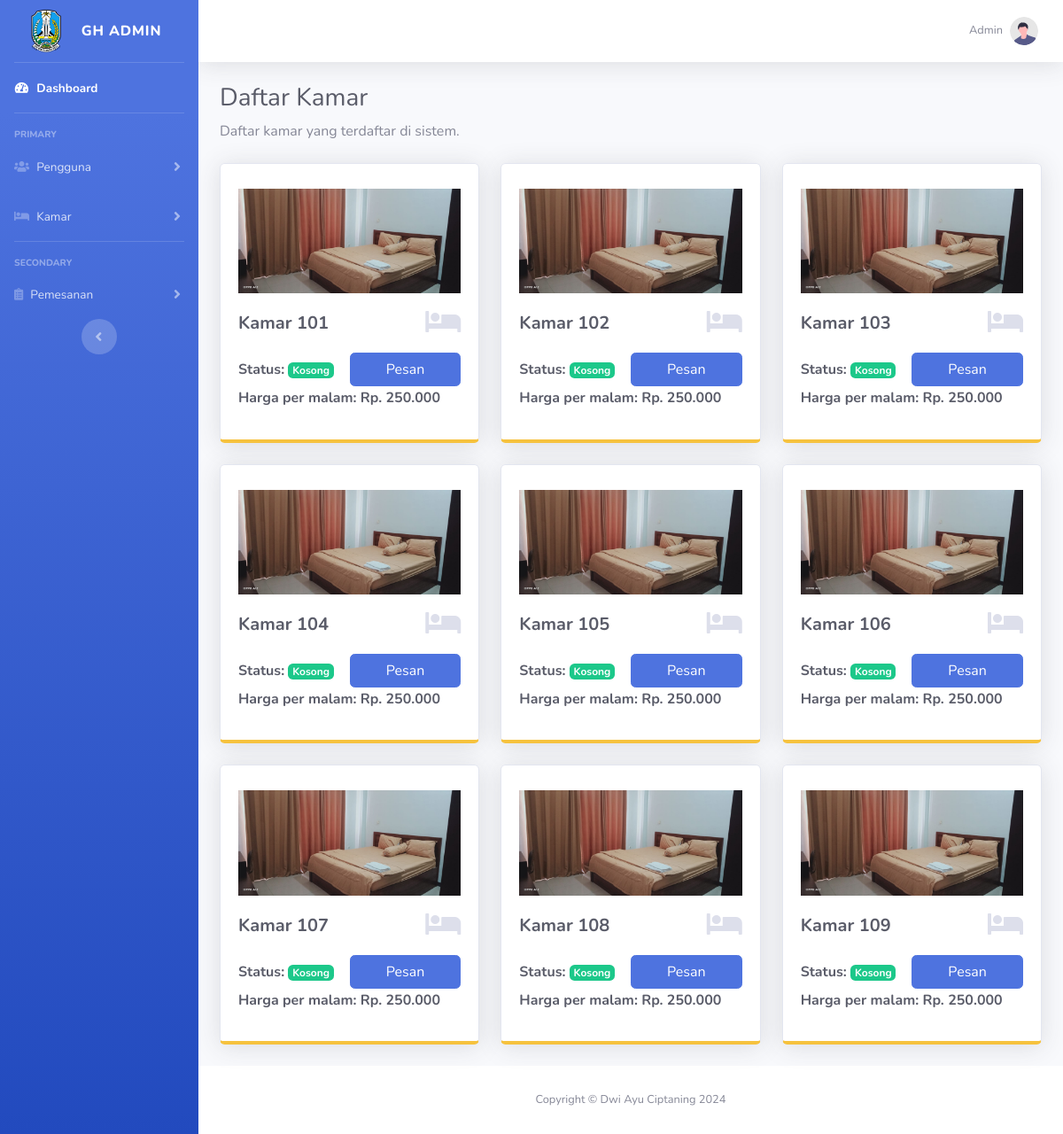
/kamar_pengguna.php (signed in), run on the app's committed database.
### tables this page shows
CREATE TABLE `rooms` (
  `id` int(11) NOT NULL,
  `room_number` int(11) DEFAULT NULL,
  `harga` int(10) NOT NULL,
  `status` varchar(20) DEFAULT 'available'
);

### kamar_pengguna.php (the view, shortened to what this page needs)
<?php
    include 'functions/koneksi.php';
    $query_kamar = mysqli_query($conn, "SELECT * FROM rooms");
    $query_hasil_kamar = mysqli_fetch_all($query_kamar, MYSQLI_ASSOC);
?>
<!DOCTYPE html>
<html lang="en">
<head>
    <link href="assets/admin/vendor/fontawesome-free/css/all.min.css" rel="stylesheet" type="text/css">
    <link href="assets/admin/css/sb-admin-2.min.css" rel="stylesheet">
    <link href="assets/admin/vendor/datatables/dataTables.bootstrap4.min.css" rel="stylesheet">
</head>
<body id="page-top">
    <div id="wrapper">
    <?php
        if($_SESSION['role'] == 'admin'){
        ?>
        <ul class="navbar-nav bg-gradient-primary sidebar sidebar-dark accordion" id="accordionSidebar">
            <a class="sidebar-brand d-flex align-items-center justify-content-center" href="index.php">
                <img src="assets/admin/img/pppbulutuban.png" alt="" width="50px">
                <div class="sidebar-brand-text mx-3">GH Admin</div>
            </a>
            <hr class="sidebar-divider my-0">
            <li class="nav-item active">
                <a class="nav-link" href="dashboard.php">
                    <i class="fas fa-fw fa-tachometer-alt"></i>
                    <span>Dashboard</span></a>
            </li>
            <hr class="sidebar-divider">
            <div class="sidebar-heading">
                Primary
            </div>
            <li class="nav-item">
                <a class="nav-link collapsed" href="#" data-toggle="collapse" data-target="#collapseTwo"
                    aria-expanded="true" aria-controls="collapseTwo">
                    <i class="fas fa-users"></i>
                    <span>Pengguna</span>
                </a>
            </li>
            <li class="nav-item">
                <a class="nav-link collapsed" href="#" data-toggle="collapse" data-target="#collapseUtilities"
                    aria-expanded="true" aria-controls="collapseUtilities">
                    <i class="fas fa-bed"></i>
                    <span>Kamar</span>
                </a>
            </li>
            <hr class="sidebar-divider">
            <div class="sidebar-heading">
                Secondary
            </div>
            <li class="nav-item">
                <a class="nav-link collapsed" href="#" data-toggle="collapse" data-target="#collapsePages"
                    aria-expanded="true" aria-controls="collapsePages">
                    <i class="fas fa-clipboard-list"></i>
                    <span>Pemesanan</span>
                </a>
            </li>
            <div class="text-center d-none d-md-inline">
                <button class="rounded-circle border-0" id="sidebarToggle"></button>
            </div>
        </ul>
        <?php
        }
        ?>
        <div id="content-wrapper" class="d-flex flex-column">
            <div id="content">
            <nav class="navbar navbar-expand navbar-light bg-white topbar mb-4 static-top shadow">
                <ul class="navbar-nav ml-auto">
                    <li class="nav-item dropdown no-arrow">
                        <a class="nav-link dropdown-toggle" href="#" id="userDropdown" role="button"
                            data-toggle="dropdown" aria-haspopup="true" aria-expanded="false">
                            <span class="mr-2 d-none d-lg-inline text-gray-600 small"><?= $_SESSION['nama'] ?? 'Guest' ?></span>
                            <img class="img-profile rounded-circle"
                                src="assets/admin/img/undraw_profile.svg">
                        </a>
                    </li>
                </ul>
            </nav>
                <div class="container-fluid">
                    <h1 class="h3 mb-2 text-gray-800">Daftar Kamar</h1>
                    <p class="mb-4">Daftar kamar yang terdaftar di sistem.</p>
                    <div class="row">
                        <?php
                            foreach($query_hasil_kamar as $kamar){
                        ?>
                        <div class="col-xl-4 col-md-6 mb-4">
                            <div class="card border-bottom-warning shadow h-100 py-2">
                                <div class="card-body">
                                    <img src="assets/admin/img/kamar.jpeg" alt="" width="100%" class="mb-3">
                                    <div class="row no-gutters align-items-center">
                                        <div class="col mr-2">
                                            <div class="h5 mb-0 font-weight-bold text-gray-800">Kamar <?= $kamar['room_number'] ?></div>
                                        </div>
                                        <div class="col-auto">
                                            <i class="fas fa-bed fa-2x text-gray-300"></i>
                                        </div>
                                    </div>
                                    <?php
                                    if($kamar['status'] == 'available'){
                                    ?>
                                    <div class="row no-gutters align-items-center mt-3">
                                        <div class="col-md-6">
                                            <div class="h6 mb-0 font-weight-bold text-gray-800">Status: <span class="badge badge-success">Kosong</span></div>
                                        </div>
                                        <div class="col-md-6">
                                            <a href="tambah_pemesanan_pengguna.php?room_id=<?= $kamar['id'] ?>" class="btn btn-primary btn-block">Pesan</a>
                                        </div>
                                    </div>
                                    <?php
                                    }
                                    ?>
                                    <div class="h6 mt-1 font-weight-bold text-gray-800">Harga per malam: Rp. <?= number_format($kamar['harga'], 0, ',', '.') ?></div>
                                </div>
                            </div>
                        </div>
                        <?php
                            }
                        ?>
                    </div>
                </div>
            </div>
            <footer class="sticky-footer bg-white">
                <div class="container my-auto">
                    <div class="copyright text-center my-auto">
                        <span>Copyright &copy; Dwi Ayu Ciptaning 2024</span>
                    </div>
                </div>
            </footer>
        </div>
    </div>
</body>
</html>

### data on the page
rooms: room_number "101", harga "250.000"
rooms: room_number "102", harga "250.000"
rooms: room_number "103", harga "250.000"
rooms: room_number "104", harga "250.000"
rooms: room_number "105", harga "250.000"
rooms: room_number "106", harga "250.000"
rooms: room_number "107", harga "250.000"
rooms: room_number "108", harga "250.000"
rooms: room_number "109", harga "250.000"

### other printed values
$_SESSION['nama'] "Admin"
